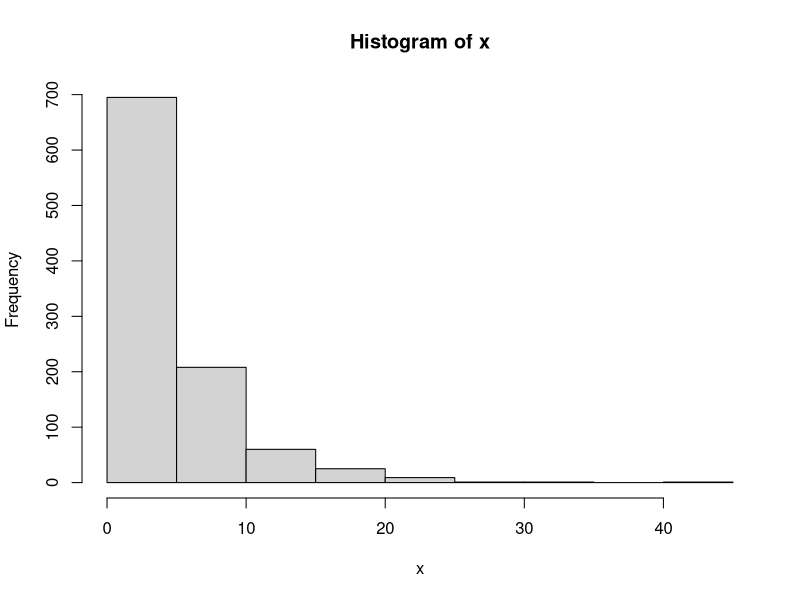
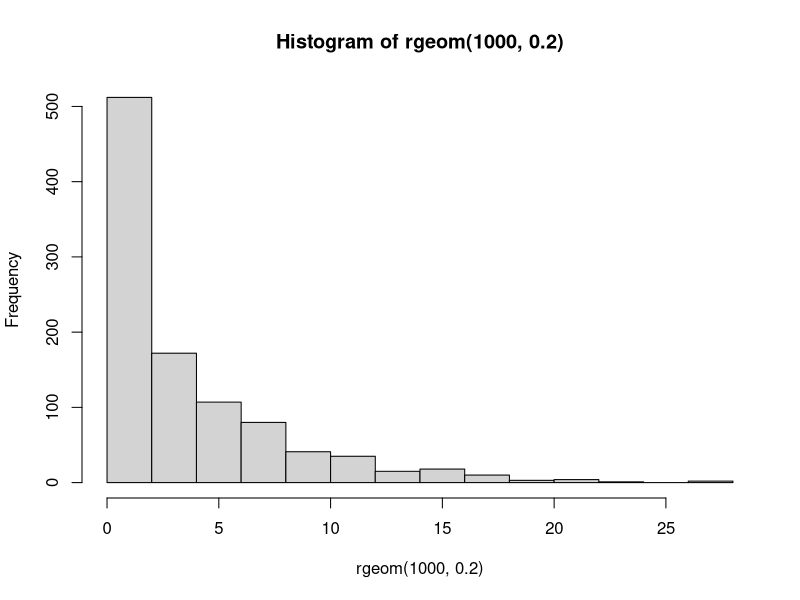

Write R code to recreate these figures, in order.
###课堂代码
##exam4a 生成固定概率分布函数
n=1000
x=1:4
p=c(0.2,0.15,0.25,0.4)
X=sample(x,n,replace=T,p)
X=table(X)/n
X
##exam4b 生成1,2,...n的随机排列
perm = function(n)
  {x=1:n;k=n
     while (k>1)
     {
       u=runif(1);I=floor(k*u)+1;v=x[k]
       x[k]=x[I];x[I]=v;k=k-1
     }
  x
}
perm(100)
##exam4d生成计划随机变量
n=1000
p=0.2
u=runif(n)
x=floor(log(u)/log(1-p))+1
hist(x)
hist(rgeom(1000,0.2))

###homework
###Chapter4
###N0.2
n=100000
x=1:10
p=c(runif(length(x),0,1))   ###任意给定值得概率
p=p/sum(p)                  ###规范化
X=sample(x,n,replace=T,p)
p
table(X)/n
p-table(X)/n                ###误差在1/1000
###N0.5
perm2 = function(n)
{x=1:n
for(i in 1:n)
{
  u=runif(1);I=floor(i*u)+1;v=x[i]
  x[i]=x[I];x[I]=v
}
x
}
perm2(100)
###No.8
r=1000
tureout=sum(1:r)

n=50000
X=sample(1:r,n,replace=T)
X
p=table(X)/r

###No.11
n=1000
z=rnorm(n,0,1)
z2=sum(abs(z))
E=z2/n
E
###No.14
